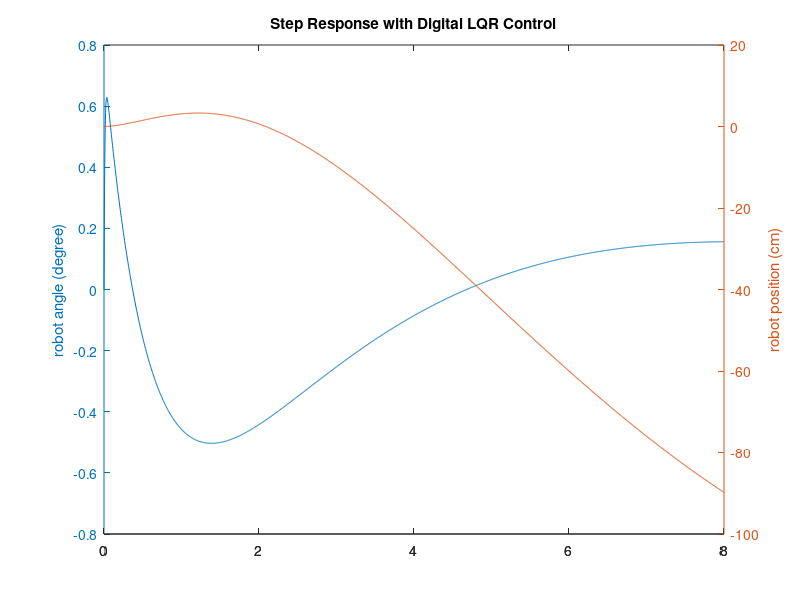
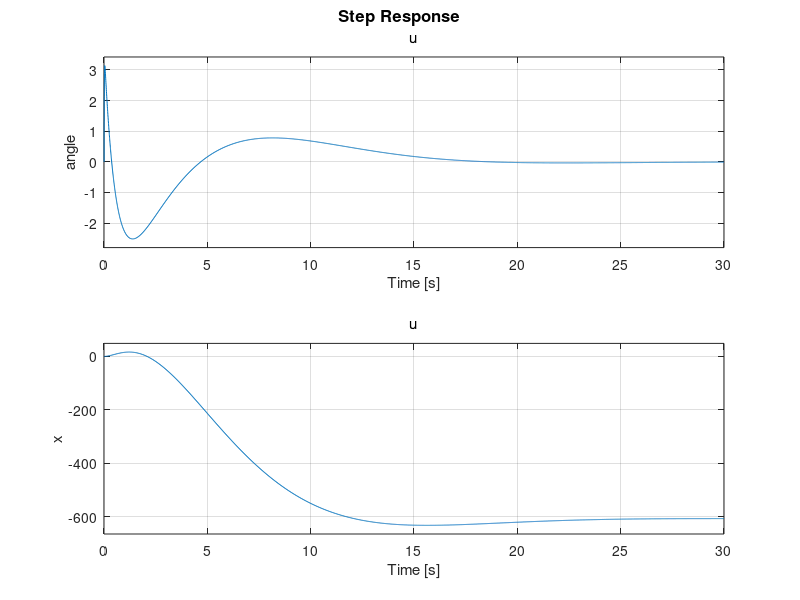

The MATLAB script that drew these images, in order:
clear all
clc

% states are  thata, thata_dot, x, x_dot

A = [-39.41     -4.882      0       0;
     -4.329     0.5029      0       0;
     0      0       -0.3485      -0.2841;
     0      0       0.4275      0.3483];
B = [26.28;
      6.802;
      0.003;
     -1.88];
C = [11.08 0.09311 0 0;
     0 0 374.4 -0.07846];
 
C = [11.08 0 0 0;
     0 0 374.4 0];
 
D = [0;
     0];

states = {'angle' 'angle_dot' 'x' 'x_dot' };
inputs = {'u'};
outputs = {'angle'; 'x' };

sys_ss = ss(A,B,C,D,'statename',states,'inputname',inputs,'outputname',outputs);

% poles = eig(A)
% 
% co = ctrb(sys_ss);
% controllability = rank(co)
% 
% Q = C'*C
% 
% Q = C'*C;
% R = 1;
% K = lqr(A,B,Q,R)
% 
% Ac = [(A-B*K)];
% Bc = [B];
% Cc = [C];
% Dc = [D];
% 
% states = {'angle' 'angle_dot' 'x' 'x_dot' };
% inputs = {'u'};
% outputs = {'angle'; 'x' };
% 
% sys_cl = ss(Ac,Bc,Cc,Dc,'statename',states,'inputname',inputs,'outputname',outputs);
% 
% 
% t = 0:0.01:10;
% r =0.2*ones(size(t));
% [y,t,x]=lsim(sys_cl,r,t);
% [AX,H1,H2] = plotyy(t,y(:,1),t,y(:,2),'plot');
% set(get(AX(1),'Ylabel'),'String','robot angle (degree)robot position (m)')
% set(get(AX(2),'Ylabel'),'String','robot position (cm)')
% title('Step Response with LQR Control')

%////////////////////////////////////////

Ts = 1/200;

sys_d = c2d(sys_ss,Ts,'zoh')

co = ctrb(sys_d);
ob = obsv(sys_d);

controllability = rank(co)
observability = rank(ob)

A = sys_d.a;
B = sys_d.b;
C = sys_d.c;
D = sys_d.d;
Q = C'*C
Q=Q*0;

Q(1,1)=10;
Q(3,3)= 0.5;

R = 1;
[K] = dlqr(A,B,Q,R)

Ac = [(A-B*K)];
Bc = [B];
Cc = [C];
Dc = [D];

states = {'angle' 'angle_dot' 'x' 'x_dot' };
inputs = {'u'};
outputs = {'angle'; 'x' };

sys_cl = ss(Ac,Bc,Cc,Dc,Ts,'statename',states,'inputname',inputs,'outputname',outputs);

figure(1)

t = 0:0.005:8;
r =0.2*ones(size(t));
[y,t,x]=lsim(sys_cl,r,t);
[AX,H1,H2] = plotyy(t,y(:,1),t,y(:,2),'plot');
set(get(AX(1),'Ylabel'),'String','robot angle (degree)')
set(get(AX(2),'Ylabel'),'String','robot position (cm)')
title('Step Response with Digital LQR Control')

figure(2)
step(sys_cl)